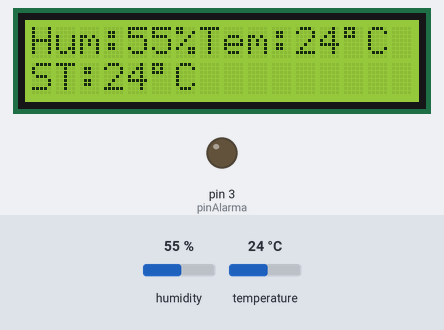
Simulated run of this sketch. Board: Arduino Uno, built with avr-gcc and run on an emulated ATmega328P. On the bench: 16×2 character LCD, output pins drawn as LEDs (lit = HIGH). The inputs (shaded band) are chosen by the test bench; at power-on: temperature 24 °C, humidity 55 %.

Above: at 5.7 s.
5.8 s: temperature set to 14 °C
At 10.8 s:
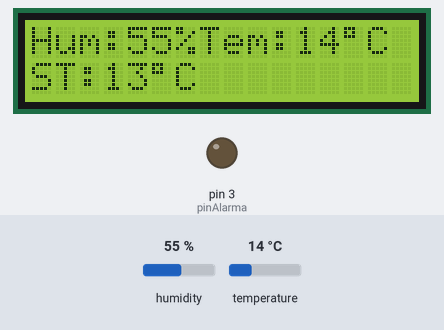
13.3 s: temperature set to 11 °C
At 16.4 s:
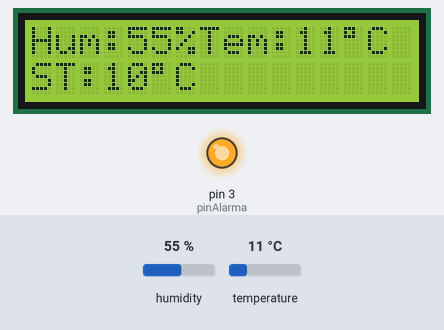
20.8 s: humidity set to 22 %
At 26.3 s:
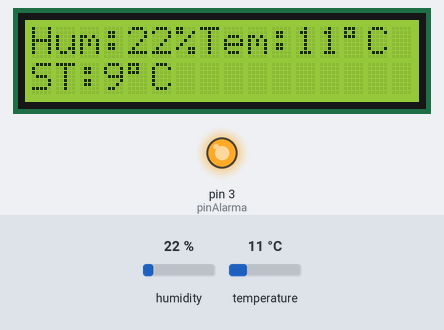
28.3 s: humidity set to 40 %
At 30.6 s:
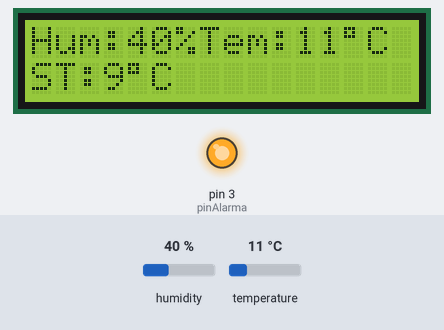
Timing chart, 0 to 32.1 s (numbered marks = the images above; inputs shaded):
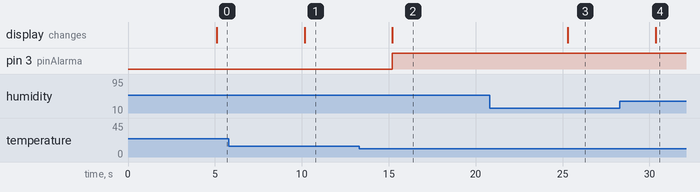

Measured:
- the behaviour switches between 13 and 12 °C on temperature (found by bisection; images 1 and 2)
- after the input at 5.8 s, the display: changes after 4.4 s (image 1)
- after the input at 13.3 s, pin 3 (pinAlarma): LOW → HIGH after 1.9 s; the display: changes after 1.9 s (image 2)
- after the input at 20.8 s, the display: changes after 4.5 s (image 3)
- after the input at 28.3 s, the display: changes after 2.1 s (image 4)

The sketch:

Sensor_Temp_Hum_LCD_LED.ino
```cpp
#include <LiquidCrystal_I2C.h>
#include <Wire.h>
LiquidCrystal_I2C lcd(0x3f, 16, 2);
#include <Adafruit_Sensor.h>
#include <DHT.h>
#include <DHT_U.h>
#define DHTPIN 2
#define DHTTYPE DHT11
DHT dht(DHTPIN, DHTTYPE);
int pinAlarma = 3;
byte degr [8] = {
  B11100,
  B10100,
  B11100,
  B00000,
  B00000,
  B00000,
  B00000,
  B00000,
};

void setup() {
lcd.begin();
lcd.backlight();
dht.begin();
lcd.createChar(0,degr);
pinMode (pinAlarma,OUTPUT);
}

void loop() {
delay(5000);
lcd.clear();
float h = dht.readHumidity();
float t = dht.readTemperature();
if (isnan(h) || isnan(t))
{
  lcd.clear();
  lcd.print("FALLO SENSOR");
  return;
}
float ic = dht.computeHeatIndex(t, h, false);
lcd.print("Hum:");
lcd.print(round(h));
lcd.print("%");
lcd.print("Tem:");
lcd.print(round(t));
lcd.write(0);
lcd.print("C");
lcd.setCursor(0, 1);
lcd.print("ST:");
lcd.print(round(ic));
lcd.write(0);
lcd.print("C");
if (t<13 || t>25)
{
  digitalWrite(pinAlarma,HIGH);
}
else
{
  digitalWrite(pinAlarma,LOW);
}
}
```
